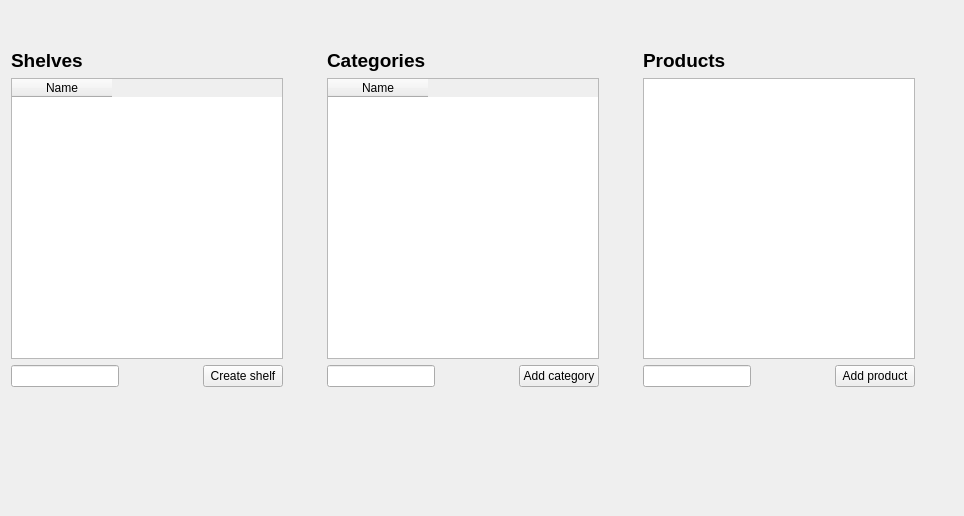
            <widget class="QWidget" name="tab_2">
             <attribute name="title">
              <string>Catalogue</string>
             </attribute>
             <layout class="QVBoxLayout" name="verticalLayout_16">
              <item>
               <layout class="QVBoxLayout" name="verticalLayout_15">
                <item>
                 <spacer name="horizontalSpacer_12">
                  <property name="orientation">
                   <enum>Qt::Horizontal</enum>
                  </property>
                  <property name="sizeHint" stdset="0">
                   <size>
                    <width>928</width>
                    <height>38</height>
                   </size>
                  </property>
                 </spacer>
                </item>
                <item>
                 <layout class="QHBoxLayout" name="horizontalLayout_10">
                  <item>
                   <layout class="QVBoxLayout" name="verticalLayout_14">
                    <item>
                     <layout class="QHBoxLayout" name="horizontalLayout_9">
                      <item>
                       <layout class="QVBoxLayout" name="verticalLayout_11">
                        <item>
                         <layout class="QVBoxLayout" name="verticalLayout_8">
                          <item>
                           <widget class="QLabel" name="label_9">
                            <property name="text">
                             <string>&lt;html&gt;&lt;head/&gt;&lt;body&gt;&lt;p&gt;&lt;span style=&quot; font-size:14pt; font-weight:600;&quot;&gt;Shelves&lt;/span&gt;&lt;/p&gt;&lt;/body&gt;&lt;/html&gt;</string>
                            </property>
                           </widget>
                          </item>
                          <item>
                           <widget class="QTableWidget" name="tableWidgetRayonList">
                            <column>
                             <property name="text">
                              <string>Name</string>
                             </property>
                            </column>
                           </widget>
                          </item>
                         </layout>
                        </item>
                        <item>
                         <layout class="QHBoxLayout" name="horizontalLayout_8">
                          <item>
                           <widget class="QLineEdit" name="lineEditCreateShelf"/>
                          </item>
                          <item>
                           <spacer name="horizontalSpacer_7">
                            <property name="orientation">
                             <enum>Qt::Horizontal</enum>
                            </property>
                            <property name="sizeHint" stdset="0">
                             <size>
                              <width>78</width>
                              <height>13</height>
                             </size>
                            </property>
                           </spacer>
                          </item>
                          <item>
                           <widget class="QPushButton" name="pushButtonCreateRayon">
                            <property name="text">
                             <string>Create shelf</string>
                            </property>
                           </widget>
                          </item>
                         </layout>
                        </item>
                       </layout>
                      </item>
                      <item>
                       <spacer name="verticalSpacer_3">
                        <property name="orientation">
                         <enum>Qt::Vertical</enum>
                        </property>
                        <property name="sizeHint" stdset="0">
                         <size>
                          <width>38</width>
                          <height>188</height>
                         </size>
                        </property>
                       </spacer>
                      </item>
                      <item>
                       <layout class="QVBoxLayout" name="verticalLayout_12">
                        <item>
                         <layout class="QVBoxLayout" name="verticalLayout_9">
                          <item>
                           <widget class="QLabel" name="label_10">
                            <property name="text">
                             <string>&lt;html&gt;&lt;head/&gt;&lt;body&gt;&lt;p&gt;&lt;span style=&quot; font-size:14pt; font-weight:600;&quot;&gt;Categories&lt;/span&gt;&lt;/p&gt;&lt;/body&gt;&lt;/html&gt;</string>
                            </property>
                           </widget>
                          </item>
                          <item>
                           <widget class="QTableWidget" name="tableWidgetCategoryList">
                            <column>
                             <property name="text">
                              <string>Name</string>
                             </property>
                            </column>
                           </widget>
                          </item>
                         </layout>
                        </item>
                        <item>
                         <layout class="QHBoxLayout" name="horizontalLayout_7">
                          <item>
                           <widget class="QLineEdit" name="lineEditAddCategory"/>
                          </item>
                          <item>
                           <spacer name="horizontalSpacer_8">
                            <property name="orientation">
                             <enum>Qt::Horizontal</enum>
                            </property>
                            <property name="sizeHint" stdset="0">
                             <size>
                              <width>78</width>
                              <height>13</height>
                             </size>
                            </property>
                           </spacer>
                          </item>
                          <item>
                           <widget class="QPushButton" name="pushButtonAddCategory">
                            <property name="text">
                             <string>Add category</string>
                            </property>
                           </widget>
                          </item>
                         </layout>
                        </item>
                       </layout>
                      </item>
                      <item>
                       <spacer name="verticalSpacer_4">
                        <property name="orientation">
                         <enum>Qt::Vertical</enum>
                        </property>
                        <property name="sizeHint" stdset="0">
                         <size>
                          <width>38</width>
                          <height>188</height>
                         </size>
                        </property>
                       </spacer>
                      </item>
                      <item>
                       <layout class="QVBoxLayout" name="verticalLayout_13">
                        <item>
                         <layout class="QVBoxLayout" name="verticalLayout_10">
                          <item>
                           <widget class="QLabel" name="label_11">
                            <property name="text">
                             <string>&lt;html&gt;&lt;head/&gt;&lt;body&gt;&lt;p&gt;&lt;span style=&quot; font-size:14pt; font-weight:600;&quot;&gt;Products&lt;/span&gt;&lt;/p&gt;&lt;/body&gt;&lt;/html&gt;</string>
                            </property>
                           </widget>
                          </item>
                          <item>
                           <widget class="QTableWidget" name="tableWidgetProductList"/>
                          </item>
                         </layout>
                        </item>
                        <item>
                         <layout class="QHBoxLayout" name="horizontalLayout_6">
                          <item>
                           <widget class="QLineEdit" name="lineEditAddProduct"/>
                          </item>
                          <item>
                           <spacer name="horizontalSpacer_9">
                            <property name="orientation">
                             <enum>Qt::Horizontal</enum>
                            </property>
                            <property name="sizeHint" stdset="0">
                             <size>
                              <width>78</width>
                              <height>13</height>
                             </size>
                            </property>
                           </spacer>
                          </item>
                          <item>
                           <widget class="QPushButton" name="pushButtonAddProduct">
                            <property name="text">
                             <string>Add product</string>
                            </property>
                           </widget>
                          </item>
                         </layout>
                        </item>
                       </layout>
                      </item>
                     </layout>
                    </item>
                   </layout>
                  </item>
                  <item>
                   <spacer name="verticalSpacer_5">
                    <property name="orientation">
                     <enum>Qt::Vertical</enum>
                    </property>
                    <property name="sizeHint" stdset="0">
                     <size>
                      <width>38</width>
                      <height>338</height>
                     </size>
                    </property>
                   </spacer>
                  </item>
                 </layout>
                </item>
                <item>
                 <widget class="QLabel" name="labelErrorMessage">
                  <property name="text">
                   <string/>
                  </property>
                 </widget>
                </item>
                <item>
                 <spacer name="horizontalSpacer_11">
                  <property name="orientation">
                   <enum>Qt::Horizontal</enum>
                  </property>
                  <property name="sizeHint" stdset="0">
                   <size>
                    <width>918</width>
                    <height>98</height>
                   </size>
                  </property>
                 </spacer>
                </item>
               </layout>
              </item>
             </layout>
            </widget>
